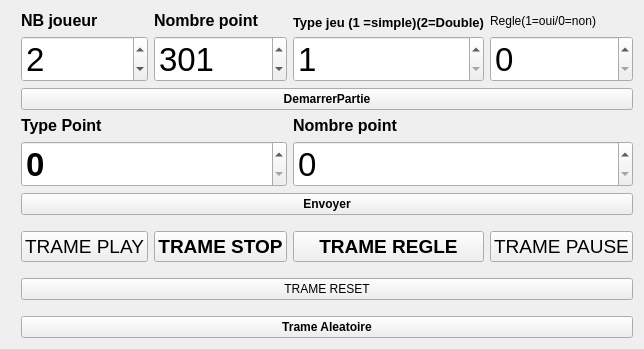
       <widget class="QWidget" name="testTrame">
        <attribute name="title">
         <string>Test Trame</string>
        </attribute>
        <layout class="QHBoxLayout" name="horizontalLayout_4">
         <item>
          <layout class="QVBoxLayout" name="verticalLayout_7">
           <property name="leftMargin">
            <number>5</number>
           </property>
           <item>
            <layout class="QGridLayout" name="gridLayout_5">
             <property name="leftMargin">
              <number>5</number>
             </property>
             <item row="7" column="1">
              <widget class="QPushButton" name="STOP">
               <property name="font">
                <font>
                 <pointsize>14</pointsize>
                 <weight>75</weight>
                 <bold>true</bold>
                </font>
               </property>
               <property name="text">
                <string>TRAME STOP</string>
               </property>
              </widget>
             </item>
             <item row="1" column="0">
              <widget class="QSpinBox" name="demarrerNbjoueur">
               <property name="font">
                <font>
                 <pointsize>25</pointsize>
                </font>
               </property>
               <property name="minimum">
                <number>1</number>
               </property>
               <property name="maximum">
                <number>12</number>
               </property>
               <property name="value">
                <number>2</number>
               </property>
              </widget>
             </item>
             <item row="0" column="2">
              <widget class="QLabel" name="label_5">
               <property name="font">
                <font>
                 <pointsize>10</pointsize>
                 <weight>75</weight>
                 <bold>true</bold>
                </font>
               </property>
               <property name="text">
                <string>Type jeu (1 =simple)(2=Double)</string>
               </property>
               <property name="alignment">
                <set>Qt::AlignBottom|Qt::AlignLeading|Qt::AlignLeft</set>
               </property>
              </widget>
             </item>
             <item row="1" column="1">
              <widget class="QSpinBox" name="nbPointjeu">
               <property name="font">
                <font>
                 <pointsize>25</pointsize>
                </font>
               </property>
               <property name="minimum">
                <number>101</number>
               </property>
               <property name="maximum">
                <number>1001</number>
               </property>
               <property name="value">
                <number>301</number>
               </property>
               <property name="displayIntegerBase">
                <number>10</number>
               </property>
              </widget>
             </item>
             <item row="0" column="0">
              <widget class="QLabel" name="label_3">
               <property name="font">
                <font>
                 <pointsize>12</pointsize>
                 <weight>75</weight>
                 <bold>true</bold>
                </font>
               </property>
               <property name="text">
                <string>NB joueur</string>
               </property>
               <property name="alignment">
                <set>Qt::AlignBottom|Qt::AlignLeading|Qt::AlignLeft</set>
               </property>
              </widget>
             </item>
             <item row="7" column="0">
              <widget class="QPushButton" name="PLAY">
               <property name="font">
                <font>
                 <pointsize>14</pointsize>
                </font>
               </property>
               <property name="text">
                <string>TRAME PLAY</string>
               </property>
              </widget>
             </item>
             <item row="0" column="1">
              <widget class="QLabel" name="label_4">
               <property name="font">
                <font>
                 <pointsize>12</pointsize>
                 <weight>75</weight>
                 <bold>true</bold>
                </font>
               </property>
               <property name="text">
                <string>Nombre point</string>
               </property>
               <property name="alignment">
                <set>Qt::AlignBottom|Qt::AlignLeading|Qt::AlignLeft</set>
               </property>
              </widget>
             </item>
             <item row="3" column="0">
              <widget class="QLabel" name="label">
               <property name="font">
                <font>
                 <pointsize>12</pointsize>
                 <weight>75</weight>
                 <bold>true</bold>
                </font>
               </property>
               <property name="text">
                <string>Type Point</string>
               </property>
               <property name="alignment">
                <set>Qt::AlignBottom|Qt::AlignLeading|Qt::AlignLeft</set>
               </property>
              </widget>
             </item>
             <item row="1" column="2">
              <widget class="QSpinBox" name="typedeJeu">
               <property name="font">
                <font>
                 <pointsize>25</pointsize>
                </font>
               </property>
               <property name="minimum">
                <number>1</number>
               </property>
               <property name="maximum">
                <number>2</number>
               </property>
              </widget>
             </item>
             <item row="1" column="3">
              <widget class="QSpinBox" name="Regle">
               <property name="font">
                <font>
                 <pointsize>25</pointsize>
                </font>
               </property>
               <property name="maximum">
                <number>1</number>
               </property>
              </widget>
             </item>
             <item row="2" column="0" colspan="4">
              <widget class="QPushButton" name="demarrerPartie">
               <property name="font">
                <font>
                 <weight>75</weight>
                 <bold>true</bold>
                </font>
               </property>
               <property name="text">
                <string>DemarrerPartie</string>
               </property>
              </widget>
             </item>
             <item row="4" column="2" colspan="2">
              <widget class="QSpinBox" name="nbPoint">
               <property name="font">
                <font>
                 <pointsize>25</pointsize>
                </font>
               </property>
               <property name="maximum">
                <number>1001</number>
               </property>
              </widget>
             </item>
             <item row="4" column="0" colspan="2">
              <widget class="QSpinBox" name="typePoint">
               <property name="font">
                <font>
                 <pointsize>25</pointsize>
                 <weight>75</weight>
                 <bold>true</bold>
                </font>
               </property>
               <property name="maximum">
                <number>3</number>
               </property>
              </widget>
             </item>
             <item row="3" column="2">
              <widget class="QLabel" name="label_2">
               <property name="font">
                <font>
                 <pointsize>12</pointsize>
                 <weight>75</weight>
                 <bold>true</bold>
                </font>
               </property>
               <property name="text">
                <string>Nombre point</string>
               </property>
               <property name="alignment">
                <set>Qt::AlignBottom|Qt::AlignLeading|Qt::AlignLeft</set>
               </property>
              </widget>
             </item>
             <item row="5" column="0" colspan="4">
              <widget class="QPushButton" name="EnvoyerImpact">
               <property name="font">
                <font>
                 <weight>75</weight>
                 <bold>true</bold>
                </font>
               </property>
               <property name="text">
                <string>Envoyer</string>
               </property>
              </widget>
             </item>
             <item row="7" column="3">
              <widget class="QPushButton" name="PAUSE">
               <property name="font">
                <font>
                 <pointsize>14</pointsize>
                </font>
               </property>
               <property name="text">
                <string>TRAME PAUSE</string>
               </property>
              </widget>
             </item>
             <item row="9" column="0" colspan="4">
              <widget class="QPushButton" name="pushButton">
               <property name="text">
                <string>TRAME RESET</string>
               </property>
              </widget>
             </item>
             <item row="12" column="0" colspan="4">
              <widget class="QPushButton" name="TrameAleatoire">
               <property name="font">
                <font>
                 <weight>75</weight>
                 <bold>true</bold>
                </font>
               </property>
               <property name="text">
                <string>Trame Aleatoire</string>
               </property>
              </widget>
             </item>
             <item row="7" column="2">
              <widget class="QPushButton" name="boutonRegle">
               <property name="font">
                <font>
                 <pointsize>14</pointsize>
                 <weight>75</weight>
                 <bold>true</bold>
                </font>
               </property>
               <property name="text">
                <string>TRAME REGLE</string>
               </property>
              </widget>
             </item>
             <item row="0" column="3">
              <widget class="QLabel" name="label_6">
               <property name="text">
                <string>Regle(1=oui/0=non)</string>
               </property>
              </widget>
             </item>
             <item row="6" column="0" colspan="4">
              <spacer name="verticalSpacer">
               <property name="orientation">
                <enum>Qt::Vertical</enum>
               </property>
               <property name="sizeHint" stdset="0">
                <size>
                 <width>10</width>
                 <height>10</height>
                </size>
               </property>
              </spacer>
             </item>
             <item row="8" column="0" colspan="4">
              <spacer name="verticalSpacer_3">
               <property name="orientation">
                <enum>Qt::Vertical</enum>
               </property>
               <property name="sizeHint" stdset="0">
                <size>
                 <width>10</width>
                 <height>10</height>
                </size>
               </property>
              </spacer>
             </item>
             <item row="10" column="0" colspan="4">
              <spacer name="verticalSpacer_2">
               <property name="orientation">
                <enum>Qt::Vertical</enum>
               </property>
               <property name="sizeHint" stdset="0">
                <size>
                 <width>10</width>
                 <height>10</height>
                </size>
               </property>
              </spacer>
             </item>
            </layout>
           </item>
          </layout>
         </item>
        </layout>
       </widget>
